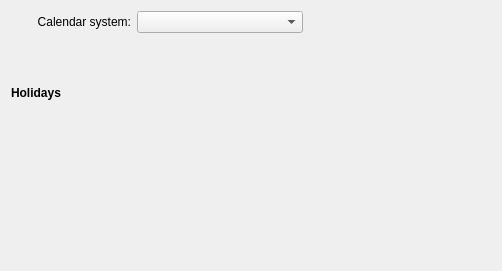
<?xml version="1.0" encoding="UTF-8"?>
<ui version="4.0">
 <class>calendarHolidaysConfig</class>
 <widget class="QWidget" name="calendarHolidaysConfig">
  <property name="geometry">
   <rect>
    <x>0</x>
    <y>0</y>
    <width>502</width>
    <height>271</height>
   </rect>
  </property>
  <layout class="QGridLayout" name="gridLayout_2">
   <item row="0" column="0">
    <spacer name="horizontalSpacer">
     <property name="orientation">
      <enum>Qt::Horizontal</enum>
     </property>
     <property name="sizeType">
      <enum>QSizePolicy::Fixed</enum>
     </property>
     <property name="sizeHint" stdset="0">
      <size>
       <width>20</width>
       <height>20</height>
      </size>
     </property>
    </spacer>
   </item>
   <item row="0" column="1">
    <widget class="QLabel" name="label_2">
     <property name="text">
      <string>Calendar system:</string>
     </property>
     <property name="alignment">
      <set>Qt::AlignRight|Qt::AlignTrailing|Qt::AlignVCenter</set>
     </property>
     <property name="buddy">
      <cstring>calendarComboBox</cstring>
     </property>
    </widget>
   </item>
   <item row="0" column="2">
    <layout class="QGridLayout" name="gridLayout">
     <item row="0" column="0">
      <widget class="KComboBox" name="calendarComboBox">
       <property name="enabled">
        <bool>true</bool>
       </property>
       <property name="sizePolicy">
        <sizepolicy hsizetype="MinimumExpanding" vsizetype="Fixed">
         <horstretch>0</horstretch>
         <verstretch>0</verstretch>
        </sizepolicy>
       </property>
      </widget>
     </item>
     <item row="0" column="1">
      <spacer name="horizontalSpacer_3">
       <property name="orientation">
        <enum>Qt::Horizontal</enum>
       </property>
       <property name="sizeHint" stdset="0">
        <size>
         <width>188</width>
         <height>17</height>
        </size>
       </property>
      </spacer>
     </item>
    </layout>
   </item>
   <item row="1" column="0" colspan="2">
    <widget class="QLabel" name="label_7">
     <property name="font">
      <font>
       <weight>75</weight>
       <bold>true</bold>
      </font>
     </property>
     <property name="text">
      <string>Holidays</string>
     </property>
    </widget>
   </item>
   <item row="2" column="0" colspan="3">
    <widget class="KHolidays::HolidayRegionSelector" name="holidayRegionWidget"/>
   </item>
  </layout>
 </widget>
 <customwidgets>
  <customwidget>
   <class>KComboBox</class>
   <extends>QComboBox</extends>
   <header>kcombobox.h</header>
  </customwidget>
  <customwidget>
   <class>KHolidays::HolidayRegionSelector</class>
   <extends>QWidget</extends>
   <header>kholidays/holidayregionselector.h</header>
  </customwidget>
 </customwidgets>
 <resources/>
 <connections/>
</ui>
